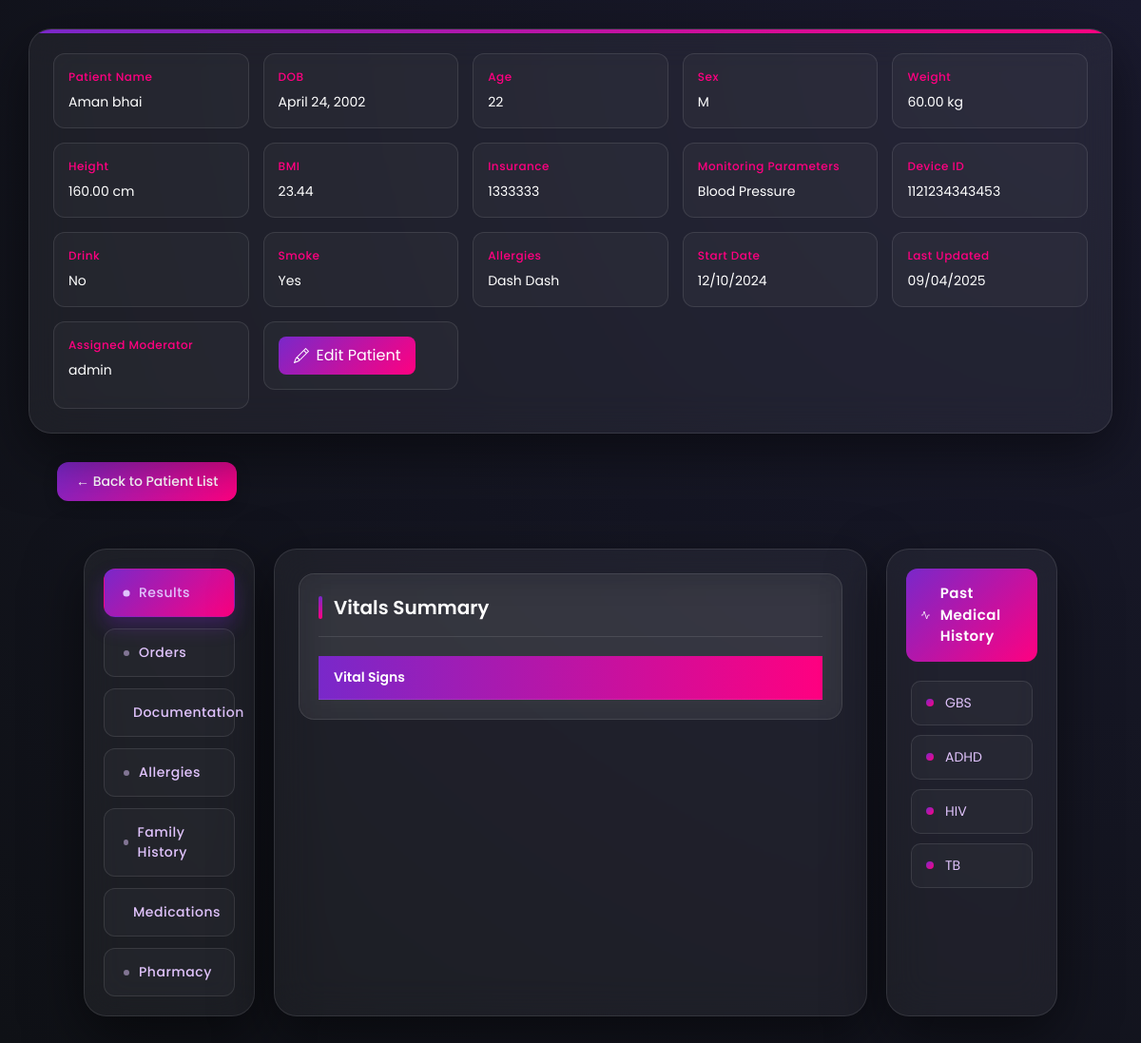
Before: /view-patient/54b42c7f-54fc-4316-906b-e4fa29251fdb/?action=access (signed in) with the older database file.
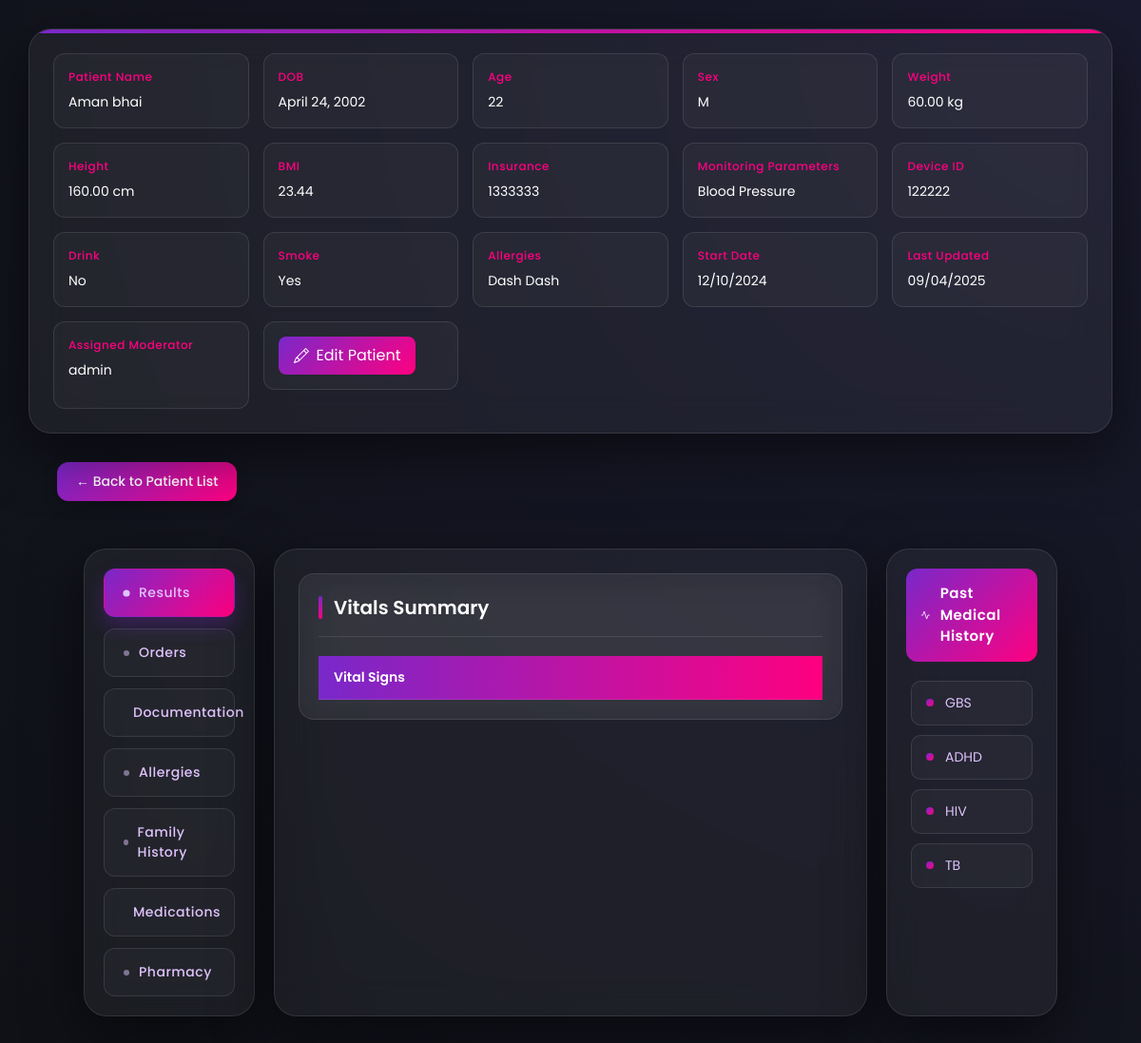
After: the same page with the newer database file.
### rpm_users/models.py (models this page shows, shortened)
class Patient(models.Model):
    SEX_CHOICES = (('Male', 'Male'), ('Female', 'Female'), ('Others', 'Others'),)
    MONITORING_CHOICES = (('Blood Pressure', 'Blood Pressure'), ('Heart Rate', 'Heart Rate'), ('SPO2', 'SPO2'),("Temperature", "Temperature"),)
    user = models.OneToOneField(User, on_delete=models.CASCADE, blank=True, null=True)
    date_of_birth = models.DateField(blank=True, null=True)
    height = models.DecimalField(blank=True, null=True, max_digits=10, decimal_places=2)
    weight = models.DecimalField(blank=True, null=True, max_digits=10, decimal_places=2)
    insurance = models.CharField(blank=True, null=True, max_length=255)
    sex = models.CharField(blank=True, max_length=10, null=True, choices=SEX_CHOICES)
    bmi = models.DecimalField(blank=True, max_digits=10, decimal_places=2, null=True)
    monitoring_parameters = models.CharField(blank=True, max_length=20, null=True, choices=MONITORING_CHOICES)
    device_serial_number = models.IntegerField(null=True, blank=True)
    pharmacy_info = models.TextField(blank=True, null=True)
    allergies = models.TextField(blank=True, null=True)
    smoke = models.CharField(choices=(('YES', 'YES'), ('NO', 'NO'),), default='NO', max_length=3)
    drink = models.CharField(choices=(('YES', 'YES'), ('NO', 'NO'),), default='NO', max_length=3)
    family_history = models.TextField(null=True, blank=True)
    medications = models.TextField(null=True, blank=True)
    id = models.UUIDField(default=uuid.uuid4, primary_key=True, editable=False)
    created_at = models.DateTimeField(auto_now_add=True)
    updated_at = models.DateTimeField(auto_now=True)
    moderator_assigned = models.ForeignKey('Moderator', blank=True, null=True, on_delete=models.SET_NULL, related_name='moderators')
    @property
    def age(self):
        if self.date_of_birth:
            today = date.today()
            age = today.year - self.date_of_birth.year
            if today.month < self.date_of_birth.month or (today.month == self.date_of_birth.month and today.day < self.date_of_birth.day):
                age -= 1
            return age
        return None

class Moderator(models.Model):
    user = models.OneToOneField(User, on_delete=models.CASCADE, null=True, blank=True)

### rpm_users/views.py (the view, shortened to what this page needs)
# urls.py: path('view-patient/<str:patient_id>/', views.moderator_actions_view, name='moderator_actions'),
def moderator_actions_view(request, patient_id):
    user = request.user  # Assuming user is authenticated and their email is available in request.user
    moderator = get_object_or_404(Moderator, user=user)
    patient = get_object_or_404(Patient, id=patient_id)
    context = {
        'patient': patient,
        'moderator': moderator,
    }
    action = request.GET.get('action')
    if action == 'access'.lower() and patient.moderator_assigned == moderator or request.user.is_superuser:
        reports = Reports.objects.filter(patient=patient)
        context['reports'] = reports  # Add patient details to the context
        return render(request, 'index.html', context)
    elif action == 'delete':
        patient.delete()
        context['success'] = 'Patient deleted successfully'
        return render(request, 'index.html', context)
    else:
        context['error'] = "Invalid action."
        return render(request, 'index.html', context)

### templates/index.html (shortened to what the changed rows need)
<!DOCTYPE html>
<html lang="en">
  <head>
    <script src="https://cdn.tailwindcss.com"></script>
  </head>
  <body>
    <div class="patient-details">
      <div>
        <strong>Patient Name</strong>
        <span>{{patient.user.first_name}} {{patient.user.last_name}}</span>
      </div>
      <div>
        <strong>DOB</strong>
        <span>{{patient.date_of_birth}}</span>
      </div>
      <div>
        <strong>Age</strong>
        <span>{{patient.age}}</span>
      </div>
      <div>
        <strong>Sex</strong>
        <span>{{patient.sex}}</span>
      </div>
      <div>
        <strong>Weight</strong>
        <span>{{patient.weight}} kg</span>
      </div>
      <div>
        <strong>Height</strong>
        <span>{{patient.height}} cm</span>
      </div>
      <div>
        <strong>BMI</strong>
        <span>{{patient.bmi}}</span>
      </div>
      <div>
        <strong>Insurance</strong>
        <span>{{patient.insurance}}</span>
      </div>
      <div>
        <strong>Monitoring Parameters</strong>
        <span>{{patient.monitoring_parameters}}</span>
      </div>
      <div>
        <strong>Device ID</strong>
        <span>{{patient.device_serial_number}}</span>
      </div>
      <div>
        <strong>Drink</strong>
        <span>{{patient.drink}}</span>
      </div>
      <div>
        <strong>Smoke</strong>
        <span>{{patient.smoke}}</span>
      </div>
      <div>
        <strong>Allergies</strong>
        <span>{{patient.allergies|default:"None"}}</span>
      </div>
      <div>
        <strong>Start Date</strong>
        <span>{{patient.created_at|date:"d/m/Y"}}</span>
      </div>
      <div>
        <strong>Last Updated</strong>
        <span>{{patient.updated_at|date:"d/m/Y"}}</span>
      </div>
      <div>
        <strong>Assigned Moderator</strong>
        <span>{{patient.moderator_assigned.user.username}}</span>
      </div>
    </div>
    <div class="container">
      <div class="main-content">
        <div class="content">
          <div id="results" class="table-container">
            <div class="scrollable">
              <table>
                <thead>
                  <tr>
                    <th class="fixed-left">Vital Signs</th>
                  </tr>
                </thead>
              </table>
            </div>
          </div>
        </div>
      </div>
    </div>
  </body>
</html>

Changed rows visible on the page:
changed Patient "Blood Pressure": device_serial_number "1121234343453" → "122222"
